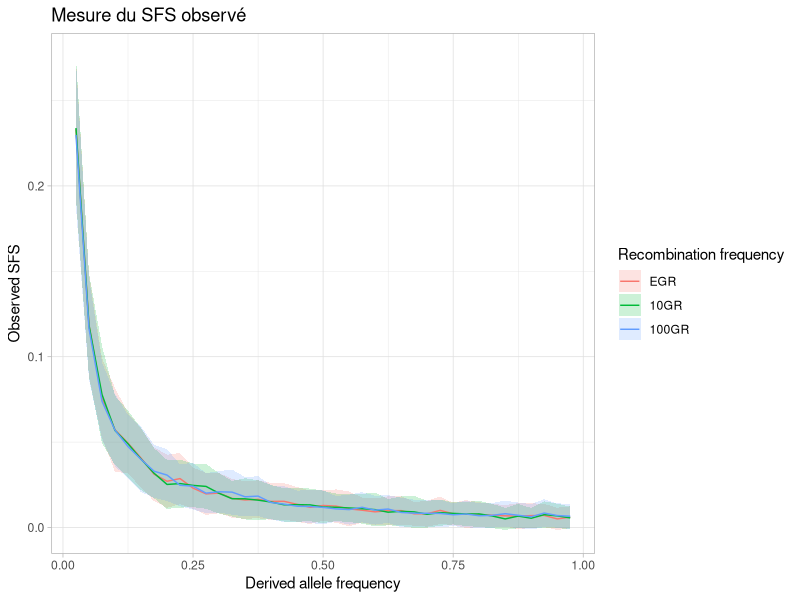

Reproduce this figure in R.
#!/usr/bin/env Rscript

## Author : Louis OLLIVIER ~ louis.ollivier@etu.univ-rouen.fr 
## Université Paris-Saclay
## Lab : LISN ~ UMR9015 ~ BIOINFO team 

###### Package initialization  ----------------------------------------

if (!require('tidyverse', quietly = T)) install.packages('tidyverse');
library(tidyverse)

###### Data upload and formatting ----------------------------------------

rm(list=ls()) 

freq = c(1/40,2/40,3/40,4/40,5/40,6/40,7/40,8/40,9/40,10/40,11/40,12/40,13/40,14/40,15/40,16/40,17/40,18/40,19/40,20/40,21/40,22/40,23/40,24/40,25/40,26/40,27/40,28/40,29/40,30/40,31/40,32/40,33/40,34/40,35/40,36/40,37/40,38/40,39/40)

data_EGR_neutral = read_csv("rawSFS_EGR_neutral.csv",col_names = F)

mean = apply(data_EGR_neutral, 2, mean)
sd = apply(data_EGR_neutral, 2, sd)
ymin = mean-sd
ymax = mean+sd

EGR_neutral = data.frame(freq,mean,ymin,ymax) %>%
  add_column(submodel="EGR", .before=1)
EGR_neutral

rm(data_EGR_neutral)

data_10GR_neutral = read_csv("rawSFS_10GR_neutral.csv",col_names = F)

mean = apply(data_10GR_neutral, 2, mean)
sd = apply(data_10GR_neutral, 2, sd)
ymin = mean-sd
ymax = mean+sd

r10GR_neutral = data.frame(freq,mean,ymin,ymax) %>%
  add_column(submodel="10GR", .before=1)
r10GR_neutral

rm(data_10GR_neutral)

data_100GR_neutral = read_csv("rawSFS_100GR_neutral.csv",col_names = F)

mean = apply(data_100GR_neutral, 2, mean)
sd = apply(data_100GR_neutral, 2, sd)
ymin = mean-sd
ymax = mean+sd

r100GR_neutral = data.frame(freq,mean,ymin,ymax) %>%
  add_column(submodel="100GR", .before=1)
r100GR_neutral

rm(data_100GR_neutral)
rm(mean,sd,ymin,ymax,freq)

raw_SFS_data = bind_rows(EGR_neutral,r10GR_neutral,r100GR_neutral) %>%
  as_tibble()
raw_SFS_data

rm(EGR_neutral,r10GR_neutral,r100GR_neutral)

raw_SFS_data$submodel <- factor(raw_SFS_data$submodel , levels=c("EGR", "10GR","100GR"))

###### Plot : rawalized SFS for each frequency for each submodel ----------------------------------------

SFSraw = ggplot(raw_SFS_data, aes(x = freq, y = mean, group=submodel, fill=submodel)) +
  geom_ribbon(aes(ymin=ymin, ymax=ymax),alpha=0.2) +
  geom_line(aes(color = factor(submodel))) +
  labs(title="Mesure du SFS observé",
       x = "Derived allele frequency",
       y = "Observed SFS",
       color="Recombination frequency",
       fill="Recombination frequency",
       linetype="Recombination frequency") + 
  theme_light() 
ggsave("SFSraw.pdf") 
SFSraw

rm(list=ls())
